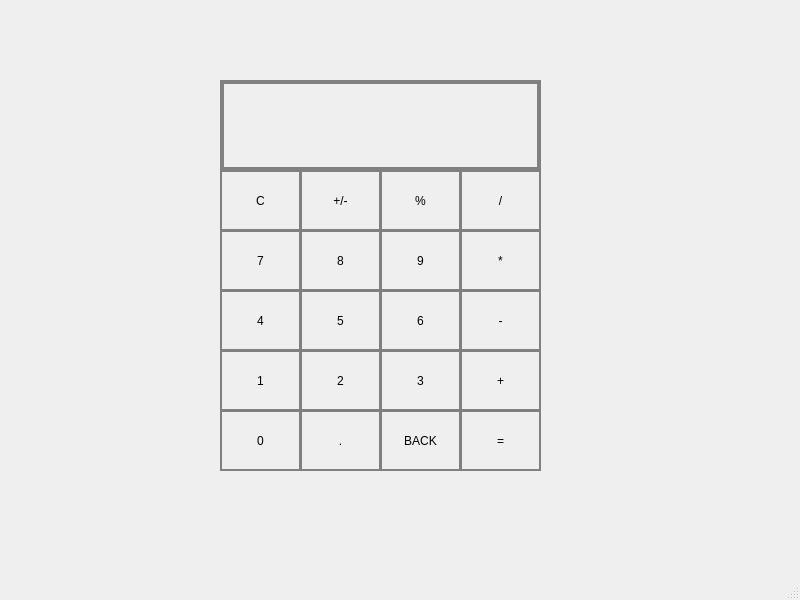
<?xml version="1.0" encoding="UTF-8"?>
<ui version="4.0">
 <class>MainWindow</class>
 <widget class="QMainWindow" name="MainWindow">
  <property name="geometry">
   <rect>
    <x>0</x>
    <y>0</y>
    <width>800</width>
    <height>600</height>
   </rect>
  </property>
  <property name="windowTitle">
   <string>MainWindow</string>
  </property>
  <property name="styleSheet">
   <string notr="true"/>
  </property>
  <widget class="QWidget" name="centralwidget">
   <widget class="QLabel" name="display">
    <property name="geometry">
     <rect>
      <x>220</x>
      <y>80</y>
      <width>321</width>
      <height>91</height>
     </rect>
    </property>
    <property name="styleSheet">
     <string notr="true">QLabel{
border:4px solid gray;
	font: 700 20pt &quot;Segoe UI&quot;;
font-color:black;
}</string>
    </property>
    <property name="text">
     <string/>
    </property>
    <property name="alignment">
     <set>Qt::AlignmentFlag::AlignRight|Qt::AlignmentFlag::AlignTrailing|Qt::AlignmentFlag::AlignVCenter</set>
    </property>
   </widget>
   <widget class="QPushButton" name="clear">
    <property name="geometry">
     <rect>
      <x>220</x>
      <y>170</y>
      <width>81</width>
      <height>61</height>
     </rect>
    </property>
    <property name="styleSheet">
     <string notr="true">QPushButton{
border:2px solid gray;
	font: 700 12pt &quot;Segoe UI&quot;;
}
QPushButton:pressed{
background-color:qlineargradient(spread:pad, x1:0, y1:0, x2:1, y2:0, stop:0 rgba(255, 178, 102, 255), stop:0.55 rgba(235, 148, 61, 255), stop:0.98 rgba(0, 0, 0, 255), stop:1 rgba(0, 0, 0, 0));
}</string>
    </property>
    <property name="text">
     <string>C</string>
    </property>
   </widget>
   <widget class="QPushButton" name="plusminus">
    <property name="geometry">
     <rect>
      <x>300</x>
      <y>170</y>
      <width>81</width>
      <height>61</height>
     </rect>
    </property>
    <property name="styleSheet">
     <string notr="true">QPushButton{
border:2px solid gray;
	font: 700 12pt &quot;Segoe UI&quot;;
}
QPushButton:pressed{
background-color:qlineargradient(spread:pad, x1:0, y1:0, x2:1, y2:0, stop:0 rgba(255, 178, 102, 255), stop:0.55 rgba(235, 148, 61, 255), stop:0.98 rgba(0, 0, 0, 255), stop:1 rgba(0, 0, 0, 0));
}</string>
    </property>
    <property name="text">
     <string>+/-</string>
    </property>
   </widget>
   <widget class="QPushButton" name="percent">
    <property name="geometry">
     <rect>
      <x>380</x>
      <y>170</y>
      <width>81</width>
      <height>61</height>
     </rect>
    </property>
    <property name="styleSheet">
     <string notr="true">QPushButton{
border:2px solid gray;
	font: 700 12pt &quot;Segoe UI&quot;;
}
QPushButton:pressed{
background-color:qlineargradient(spread:pad, x1:0, y1:0, x2:1, y2:0, stop:0 rgba(255, 178, 102, 255), stop:0.55 rgba(235, 148, 61, 255), stop:0.98 rgba(0, 0, 0, 255), stop:1 rgba(0, 0, 0, 0));
}</string>
    </property>
    <property name="text">
     <string>%</string>
    </property>
   </widget>
   <widget class="QPushButton" name="divide">
    <property name="geometry">
     <rect>
      <x>460</x>
      <y>170</y>
      <width>81</width>
      <height>61</height>
     </rect>
    </property>
    <property name="styleSheet">
     <string notr="true">QPushButton{
border:2px solid gray;
	font: 700 12pt &quot;Segoe UI&quot;;
}
QPushButton:pressed{
background-color:qlineargradient(spread:pad, x1:0, y1:0, x2:1, y2:0, stop:0 rgba(255, 178, 102, 255), stop:0.55 rgba(235, 148, 61, 255), stop:0.98 rgba(0, 0, 0, 255), stop:1 rgba(0, 0, 0, 0));
}</string>
    </property>
    <property name="text">
     <string>/</string>
    </property>
   </widget>
   <widget class="QPushButton" name="pushButton_7">
    <property name="geometry">
     <rect>
      <x>220</x>
      <y>230</y>
      <width>81</width>
      <height>61</height>
     </rect>
    </property>
    <property name="styleSheet">
     <string notr="true">QPushButton{
border:2px solid gray;
	font: 700 12pt &quot;Segoe UI&quot;;
}
QPushButton:pressed{
background-color:qlineargradient(spread:pad, x1:0, y1:0, x2:1, y2:0, stop:0 rgba(0, 0, 0, 255), stop:1 rgba(255, 255, 255, 255))
}
</string>
    </property>
    <property name="text">
     <string>7</string>
    </property>
   </widget>
   <widget class="QPushButton" name="pushButton_8">
    <property name="geometry">
     <rect>
      <x>300</x>
      <y>230</y>
      <width>81</width>
      <height>61</height>
     </rect>
    </property>
    <property name="styleSheet">
     <string notr="true">QPushButton{
border:2px solid gray;
	font: 700 12pt &quot;Segoe UI&quot;;
}
QPushButton:pressed{
background-color:qlineargradient(spread:pad, x1:0, y1:0, x2:1, y2:0, stop:0 rgba(0, 0, 0, 255), stop:1 rgba(255, 255, 255, 255))
}
</string>
    </property>
    <property name="text">
     <string>8</string>
    </property>
   </widget>
   <widget class="QPushButton" name="multiple">
    <property name="geometry">
     <rect>
      <x>460</x>
      <y>230</y>
      <width>81</width>
      <height>61</height>
     </rect>
    </property>
    <property name="styleSheet">
     <string notr="true">QPushButton{
border:2px solid gray;
	font: 700 12pt &quot;Segoe UI&quot;;
}
QPushButton:pressed{
background-color:qlineargradient(spread:pad, x1:0, y1:0, x2:1, y2:0, stop:0 rgba(255, 178, 102, 255), stop:0.55 rgba(235, 148, 61, 255), stop:0.98 rgba(0, 0, 0, 255), stop:1 rgba(0, 0, 0, 0));
}</string>
    </property>
    <property name="text">
     <string>*</string>
    </property>
   </widget>
   <widget class="QPushButton" name="pushButton_9">
    <property name="geometry">
     <rect>
      <x>380</x>
      <y>230</y>
      <width>81</width>
      <height>61</height>
     </rect>
    </property>
    <property name="styleSheet">
     <string notr="true">QPushButton{
border:2px solid gray;
	font: 700 12pt &quot;Segoe UI&quot;;
}
QPushButton:pressed{
background-color:qlineargradient(spread:pad, x1:0, y1:0, x2:1, y2:0, stop:0 rgba(0, 0, 0, 255), stop:1 rgba(255, 255, 255, 255))
}
</string>
    </property>
    <property name="text">
     <string>9</string>
    </property>
   </widget>
   <widget class="QPushButton" name="pushButton_4">
    <property name="geometry">
     <rect>
      <x>220</x>
      <y>290</y>
      <width>81</width>
      <height>61</height>
     </rect>
    </property>
    <property name="styleSheet">
     <string notr="true">QPushButton{
border:2px solid gray;
	font: 700 12pt &quot;Segoe UI&quot;;
}
QPushButton:pressed{
background-color:qlineargradient(spread:pad, x1:0, y1:0, x2:1, y2:0, stop:0 rgba(0, 0, 0, 255), stop:1 rgba(255, 255, 255, 255))
}
</string>
    </property>
    <property name="text">
     <string>4</string>
    </property>
   </widget>
   <widget class="QPushButton" name="pushButton_5">
    <property name="geometry">
     <rect>
      <x>300</x>
      <y>290</y>
      <width>81</width>
      <height>61</height>
     </rect>
    </property>
    <property name="styleSheet">
     <string notr="true">QPushButton{
border:2px solid gray;
	font: 700 12pt &quot;Segoe UI&quot;;
}
QPushButton:pressed{
background-color:qlineargradient(spread:pad, x1:0, y1:0, x2:1, y2:0, stop:0 rgba(0, 0, 0, 255), stop:1 rgba(255, 255, 255, 255))
}
</string>
    </property>
    <property name="text">
     <string>5</string>
    </property>
   </widget>
   <widget class="QPushButton" name="sub">
    <property name="geometry">
     <rect>
      <x>460</x>
      <y>290</y>
      <width>81</width>
      <height>61</height>
     </rect>
    </property>
    <property name="styleSheet">
     <string notr="true">QPushButton{
border:2px solid gray;
	font: 700 12pt &quot;Segoe UI&quot;;
}
QPushButton:pressed{
background-color:qlineargradient(spread:pad, x1:0, y1:0, x2:1, y2:0, stop:0 rgba(255, 178, 102, 255), stop:0.55 rgba(235, 148, 61, 255), stop:0.98 rgba(0, 0, 0, 255), stop:1 rgba(0, 0, 0, 0));
}</string>
    </property>
    <property name="text">
     <string>-</string>
    </property>
   </widget>
   <widget class="QPushButton" name="pushButton_6">
    <property name="geometry">
     <rect>
      <x>380</x>
      <y>290</y>
      <width>81</width>
      <height>61</height>
     </rect>
    </property>
    <property name="styleSheet">
     <string notr="true">QPushButton{
border:2px solid gray;
	font: 700 12pt &quot;Segoe UI&quot;;
}
QPushButton:pressed{
background-color:qlineargradient(spread:pad, x1:0, y1:0, x2:1, y2:0, stop:0 rgba(0, 0, 0, 255), stop:1 rgba(255, 255, 255, 255))
}
</string>
    </property>
    <property name="text">
     <string>6</string>
    </property>
   </widget>
   <widget class="QPushButton" name="pushButton_1">
    <property name="geometry">
     <rect>
      <x>220</x>
      <y>350</y>
      <width>81</width>
      <height>61</height>
     </rect>
    </property>
    <property name="styleSheet">
     <string notr="true">QPushButton{
border:2px solid gray;
	font: 700 12pt &quot;Segoe UI&quot;;
}
QPushButton:pressed{
background-color:qlineargradient(spread:pad, x1:0, y1:0, x2:1, y2:0, stop:0 rgba(0, 0, 0, 255), stop:1 rgba(255, 255, 255, 255))
}
</string>
    </property>
    <property name="text">
     <string>1</string>
    </property>
   </widget>
   <widget class="QPushButton" name="pushButton_2">
    <property name="geometry">
     <rect>
      <x>300</x>
      <y>350</y>
      <width>81</width>
      <height>61</height>
     </rect>
    </property>
    <property name="styleSheet">
     <string notr="true">QPushButton{
border:2px solid gray;
	font: 700 12pt &quot;Segoe UI&quot;;
}
QPushButton:pressed{
background-color:qlineargradient(spread:pad, x1:0, y1:0, x2:1, y2:0, stop:0 rgba(0, 0, 0, 255), stop:1 rgba(255, 255, 255, 255))
}
</string>
    </property>
    <property name="text">
     <string>2</string>
    </property>
   </widget>
   <widget class="QPushButton" name="add">
    <property name="geometry">
     <rect>
      <x>460</x>
      <y>350</y>
      <width>81</width>
      <height>61</height>
     </rect>
    </property>
    <property name="styleSheet">
     <string notr="true">QPushButton{
border:2px solid gray;
	font: 700 12pt &quot;Segoe UI&quot;;
}
QPushButton:pressed{
background-color:qlineargradient(spread:pad, x1:0, y1:0, x2:1, y2:0, stop:0 rgba(255, 178, 102, 255), stop:0.55 rgba(235, 148, 61, 255), stop:0.98 rgba(0, 0, 0, 255), stop:1 rgba(0, 0, 0, 0));
}</string>
    </property>
    <property name="text">
     <string>+</string>
    </property>
   </widget>
   <widget class="QPushButton" name="pushButton_3">
    <property name="geometry">
     <rect>
      <x>380</x>
      <y>350</y>
      <width>81</width>
      <height>61</height>
     </rect>
    </property>
    <property name="styleSheet">
     <string notr="true">QPushButton{
border:2px solid gray;
	font: 700 12pt &quot;Segoe UI&quot;;
}
QPushButton:pressed{
background-color:qlineargradient(spread:pad, x1:0, y1:0, x2:1, y2:0, stop:0 rgba(0, 0, 0, 255), stop:1 rgba(255, 255, 255, 255))
}
</string>
    </property>
    <property name="text">
     <string>3</string>
    </property>
   </widget>
   <widget class="QPushButton" name="pushButton_0">
    <property name="geometry">
     <rect>
      <x>220</x>
      <y>410</y>
      <width>81</width>
      <height>61</height>
     </rect>
    </property>
    <property name="styleSheet">
     <string notr="true">QPushButton{
border:2px solid gray;
	font: 700 12pt &quot;Segoe UI&quot;;
}
QPushButton:pressed{
background-color:qlineargradient(spread:pad, x1:0, y1:0, x2:1, y2:0, stop:0 rgba(0, 0, 0, 255), stop:1 rgba(255, 255, 255, 255))
}</string>
    </property>
    <property name="text">
     <string>0</string>
    </property>
   </widget>
   <widget class="QPushButton" name="equal">
    <property name="geometry">
     <rect>
      <x>460</x>
      <y>410</y>
      <width>81</width>
      <height>61</height>
     </rect>
    </property>
    <property name="styleSheet">
     <string notr="true">QPushButton{
border:2px solid gray;
	font: 700 12pt &quot;Segoe UI&quot;;
}
QPushButton:pressed{
background-color:qlineargradient(spread:pad, x1:0, y1:0, x2:1, y2:0, stop:0 rgba(255, 178, 102, 255), stop:0.55 rgba(235, 148, 61, 255), stop:0.98 rgba(0, 0, 0, 255), stop:1 rgba(0, 0, 0, 0));
}</string>
    </property>
    <property name="text">
     <string>=</string>
    </property>
   </widget>
   <widget class="QPushButton" name="back">
    <property name="geometry">
     <rect>
      <x>380</x>
      <y>410</y>
      <width>81</width>
      <height>61</height>
     </rect>
    </property>
    <property name="styleSheet">
     <string notr="true">QPushButton{
border:2px solid gray;
	font: 700 12pt &quot;Segoe UI&quot;;
}
QPushButton:pressed{
background-color:qlineargradient(spread:pad, x1:0, y1:0, x2:1, y2:0, stop:0 rgba(255, 178, 102, 255), stop:0.55 rgba(235, 148, 61, 255), stop:0.98 rgba(0, 0, 0, 255), stop:1 rgba(0, 0, 0, 0));
}</string>
    </property>
    <property name="text">
     <string>BACK</string>
    </property>
   </widget>
   <widget class="QPushButton" name="dot">
    <property name="geometry">
     <rect>
      <x>300</x>
      <y>410</y>
      <width>81</width>
      <height>61</height>
     </rect>
    </property>
    <property name="styleSheet">
     <string notr="true">QPushButton{
border:2px solid gray;
	font: 700 12pt &quot;Segoe UI&quot;;
}
QPushButton:pressed{
background-color:qlineargradient(spread:pad, x1:0, y1:0, x2:1, y2:0, stop:0 rgba(0, 0, 0, 255), stop:1 rgba(255, 255, 255, 255))
}</string>
    </property>
    <property name="text">
     <string>.</string>
    </property>
   </widget>
  </widget>
  <widget class="QMenuBar" name="menubar">
   <property name="geometry">
    <rect>
     <x>0</x>
     <y>0</y>
     <width>800</width>
     <height>25</height>
    </rect>
   </property>
  </widget>
  <widget class="QStatusBar" name="statusbar"/>
 </widget>
 <resources/>
 <connections/>
</ui>
